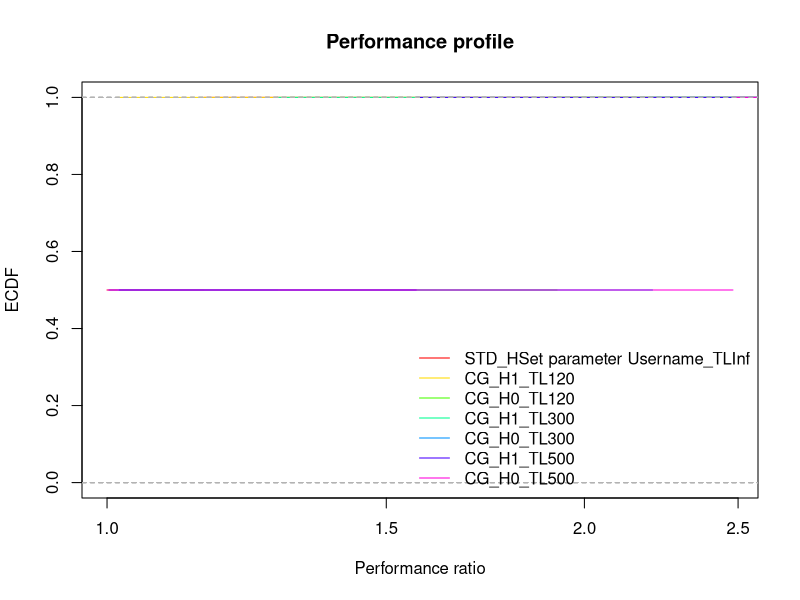
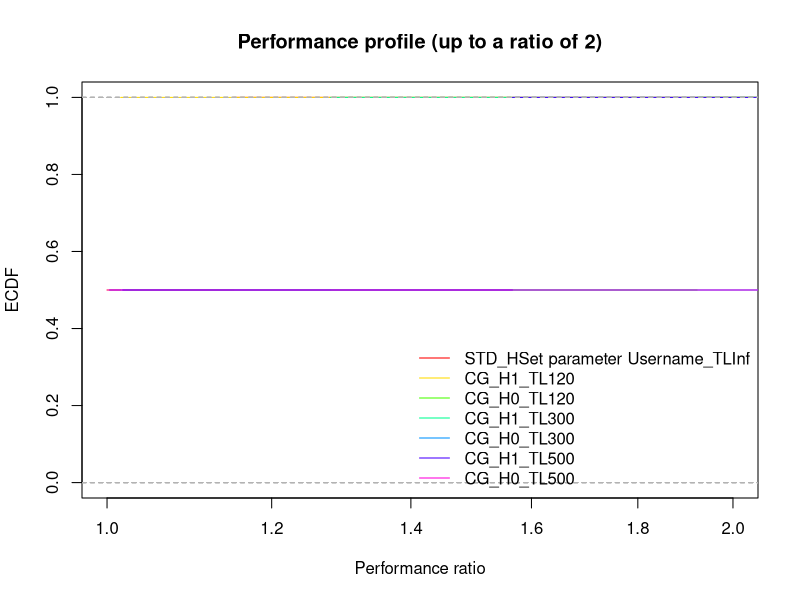

Here is the R script that generated these plots, in order:
## ---- chunk 1
library(rmarkdown)
library(rmarkdown)
library(kableExtra)
library(tidyr)
## ---- chunk 2
results = read.csv("results.csv")
## ---- chunk 3
results = results[,-c(1,ncol(results))]
## ---- chunk 4
results[results$method == "STD",]$has_large_scaled = FALSE
## ---- chunk 5
paged_table(results)
## ---- chunk 6
results$solver = paste0(results$method, '_H', results$with_heuristic, '_TL', results$standard_TL)
solvers = as.data.frame(unique(results$solver))
colnames(solvers) = "solver"

colors = cbind(solvers, rainbow(nrow(solvers)))

time_limit = 3600
## ---- chunk 7
knitr::kable(solvers)
## ---- chunk 8

make_per_instance_table = function (dataset) {
  times = spread(dataset[,c("instance", "solver", "total_time")], key = solver, value = total_time)
  
  return (times)
}

table = make_per_instance_table(results)
knitr::kable(table)
## ---- chunk 9
performance_profile = function (dataset, xlim = NULL, main = "Performance profile") {

  times = spread(dataset[,c("instance", "solver", "total_time")], key = solver, value = total_time)
  times$time.best = apply(times[,-c(1)], 1, FUN = min)
  
  times = na.omit(times)
  print("WARNING omitting NA")
  
  times[,-c(1,ncol(times))]
  
  ratios = times[,-c(1,ncol(times))] / times$time.best
  colnames(ratios) = paste0(colnames(ratios), ".ratio")
  
  worst_ratio = max(ratios)
  
  times = cbind(times, ratios)
  
  for (solver in solvers$solver) {
    time_limit_filter = times[,solver] >= time_limit
    if ( sum(time_limit_filter) > 0 ) {
      times[time_limit_filter, paste0(solver, ".ratio")] = worst_ratio
    }
  }
  
  if (is.null(xlim)) {
    xlim = c(1, worst_ratio)
  }
  
  #par(mar = c(5,4,4,8))
  
  using_colors = NULL
  using_types = NULL
  
  last_ecdf = NULL
  
  index = 1
  for (solver in solvers$solver) {
    
    plot_function = if (index == 1) function(...) { plot(..., log = 'x') } else lines
    
    profile = ecdf(times[,paste0(solver, ".ratio")])
    
    using_color =  colors[colors$solver == solver,2]
    using_colors = rbind(using_colors, using_color)
    using_type = "solid"
    if (using_color == "#00FFFFFF") {
      using_type = "dashed"
    }
    using_types = rbind(using_types, using_type)
    
    plot_function(profile, xlim = xlim, ylim = c(0,1), lty = using_type, cex = 0, col = using_color, main = "", xlab = "", ylab = "")
    
    index = index + 1
  }
  
  # Set the plot title
  title(main = main,
        xlab = "Performance ratio",
        ylab = "ECDF")
  
  # Set the plot legend
  legend(
    "bottomright",
    #inset=c(-.35, 0),
    legend = solvers$solver,
    lty = using_types,
    col = using_colors,
    #cex = .5,
    #xpd = TRUE,
    bty = "n"
  )
}
## ---- chunk 10
performance_profile(results)
performance_profile(results, xlim = c(1,2), main = "Performance profile (up to a ratio of 2)")
